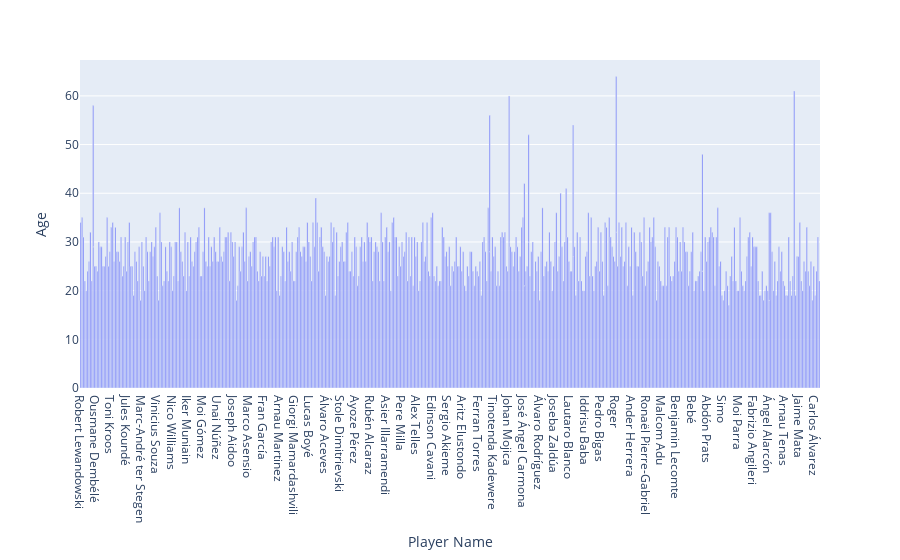

Notebook code for this chart:
### Code cell
import plotly.express as px
data = pd.read_csv('lalaiga 2 all player final - lalaiga 2 all player.csv')
fig = px.bar(data, x='Player Name', y='Age')
fig.show()

### Figure 1 — Plotly figure (JSON) as saved in the notebook; plotly's stock layout.template omitted (floating-point values rounded to 4 significant figures; data arrays with more than 128 entries replaced by an {"elided": "..."} marker saying what was removed)
{"data": [{"alignmentgroup": "True", "hovertemplate": "Player Name=%{x}<br>Age=%{y}<extra></extra>", "legendgroup": "", "marker": {"color": "#636efa", "pattern": {"shape": ""}}, "name": "", "offsetgroup": "", "orientation": "v", "showlegend": false, "textposition": "auto", "type": "bar", "x": {"elided": "542 str values"}, "xaxis": "x", "y": {"elided": "542 int values"}, "yaxis": "y"}], "layout": {"barmode": "relative", "legend": {"tracegroupgap": 0}, "margin": {"t": 60}, "xaxis": {"anchor": "y", "domain": [0, 1], "title": {"text": "Player Name"}}, "yaxis": {"anchor": "x", "domain": [0, 1], "title": {"text": "Age"}}}}
